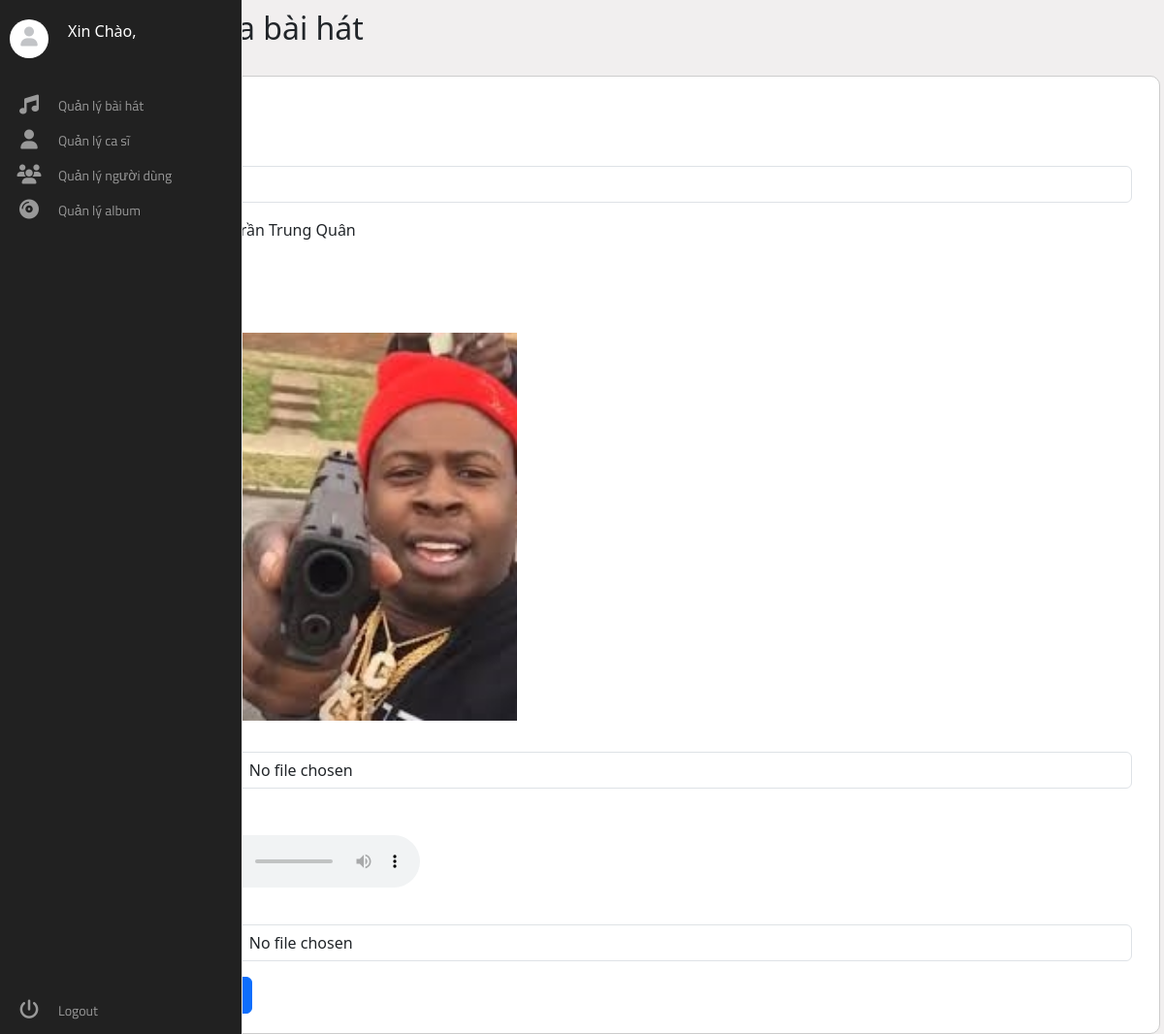
Page /Admin/admin.php?manage=Song_edit&sid=10 on the committed database.
### tables this page shows
CREATE TABLE `songs` (
  `sid` int(11) NOT NULL,
  `sname` varchar(255) NOT NULL,
  `simage` varchar(255) NOT NULL,
  `slink` varchar(255) NOT NULL,
  `sview` int(11) NOT NULL DEFAULT 0,
  `sstatus` int(11) NOT NULL DEFAULT 1
);

### Admin/Song_edit.php (the view, shortened to what this page needs)
<?php
include("connect.php");
$sid = $_GET["sid"];
$sql = "SELECT
songs.*,
GROUP_CONCAT(artists.aname SEPARATOR ', ') AS artist_names
FROM
songs
LEFT JOIN songs_artists ON songs.sid = songs_artists.sid
LEFT JOIN artists ON songs_artists.aid = artists.aid
WHERE
songs.sid = " . $sid . "
GROUP BY
songs.sid, songs.sname";
$result = $conn->query($sql);
$row = $result->fetch_assoc();
?>
<!DOCTYPE html>
<html lang="en">
<head>
    <link href="https://cdn.jsdelivr.net/npm/bootstrap@5.0.2/dist/css/bootstrap.min.css" rel="stylesheet">
    <link href="https://cdn.jsdelivr.net/npm/bootstrap@5.3.3/dist/css/bootstrap.min.css" rel="stylesheet">
</head>
<body style="margin-left:100px;background-color: #f1efef">
    <h2 style="margin-top:10px">Chỉnh sửa bài hát</h2>
    <form class="row g-3" id="songForm" action="./actions/Song_edit_action.php?sid=<?php echo $sid ?>" method="POST" enctype="multipart/form-data" style="background-color:white;border:1px solid #ccc;margin-top:30px;padding:20px;border-radius:10px;">
        <font color=red><?php echo $_SESSION["song_edit_error"]; ?></font><br>
        <div class="col-md-12">
            <label for="pname" class="form-label">Tên:</label>
            <input type="text" class="form-control" id="sname" name="txtsname" value="<?php echo $row['sname'] ?>" required>
        </div>
        <div class="col-md-12">
            <label for="pname" class="form-label">Ca sĩ: <?php echo $row['artist_names'] ?></label>
            <br>
            <button type='button' class='btn btn-primary' data-bs-toggle='modal' data-bs-target='#artistSelectModal'>Chỉnh sửa</button>
        </div>
        <div class="col-md-12">
            <label for="simg" class="form-label">Ảnh bìa:</label>
            <br>
            <img src="../images/<?php echo $row['simage'] ?>" alt="Song Image" style="width: 400px; height: auto;">
            <br>
            <label for="" class="form-label">Chọn ảnh khác:</label>
            <input type="file" class="form-control" name="txtsimage" accept=".jpg" placeholder="chọn ảnh khác">
        </div>
        <div class="col-md-12">
            <label for="simg" class="form-label">File:</label>
            <br>
            <audio controls>
                <source src="../songs/<?php echo $row['slink'] ?>" type="audio/mpeg">
            </audio>
            <br>
            <label for="" class="form-label">Thay đổi file:</label>
            <input type="file" class="form-control" name="txtssrc" accept=".mp3" placeholder="chọn file khác">
        </div>
        <div class="col-12">
            <button class="btn btn-primary" type="reset">Reset</button>
            <button class="btn btn-primary" type="submit">Lưu</button>
        </div>
    </form>
</body>
</html>

### rows in the picture
songs: txtsname "Fukumean", simage (picture)

### other values in the picture
$row['artist_names'] "Nguyễn Trần Trung Quân"
